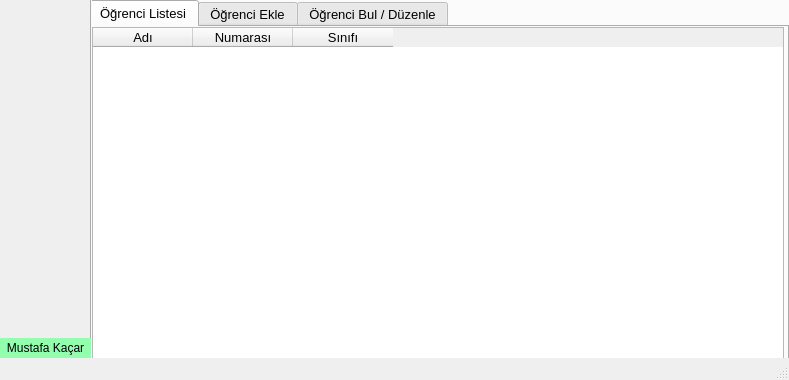
<?xml version="1.0" encoding="UTF-8"?>
<ui version="4.0">
 <class>MainWindow</class>
 <widget class="QMainWindow" name="MainWindow">
  <property name="geometry">
   <rect>
    <x>0</x>
    <y>0</y>
    <width>789</width>
    <height>380</height>
   </rect>
  </property>
  <property name="windowTitle">
   <string>Library-Soft V2</string>
  </property>
  <widget class="QWidget" name="centralwidget">
   <widget class="QPushButton" name="pushButton_2">
    <property name="geometry">
     <rect>
      <x>0</x>
      <y>170</y>
      <width>91</width>
      <height>51</height>
     </rect>
    </property>
    <property name="text">
     <string/>
    </property>
    <property name="icon">
     <iconset resource="icons.qrc">
      <normaloff>:/icons/student.png</normaloff>:/icons/student.png</iconset>
    </property>
    <property name="iconSize">
     <size>
      <width>60</width>
      <height>50</height>
     </size>
    </property>
    <property name="flat">
     <bool>true</bool>
    </property>
   </widget>
   <widget class="QPushButton" name="pushButton_3">
    <property name="geometry">
     <rect>
      <x>0</x>
      <y>100</y>
      <width>91</width>
      <height>51</height>
     </rect>
    </property>
    <property name="text">
     <string/>
    </property>
    <property name="icon">
     <iconset resource="icons.qrc">
      <normaloff>:/icons/books.png</normaloff>:/icons/books.png</iconset>
    </property>
    <property name="iconSize">
     <size>
      <width>65</width>
      <height>65</height>
     </size>
    </property>
    <property name="flat">
     <bool>true</bool>
    </property>
   </widget>
   <widget class="QPushButton" name="pushButton_4">
    <property name="geometry">
     <rect>
      <x>0</x>
      <y>30</y>
      <width>91</width>
      <height>51</height>
     </rect>
    </property>
    <property name="autoFillBackground">
     <bool>false</bool>
    </property>
    <property name="text">
     <string/>
    </property>
    <property name="icon">
     <iconset resource="icons.qrc">
      <normaloff>:/icons/operations.png</normaloff>:/icons/operations.png</iconset>
    </property>
    <property name="iconSize">
     <size>
      <width>60</width>
      <height>55</height>
     </size>
    </property>
    <property name="flat">
     <bool>true</bool>
    </property>
   </widget>
   <widget class="QPushButton" name="pushButton_5">
    <property name="geometry">
     <rect>
      <x>0</x>
      <y>250</y>
      <width>91</width>
      <height>51</height>
     </rect>
    </property>
    <property name="styleSheet">
     <string notr="true"/>
    </property>
    <property name="text">
     <string/>
    </property>
    <property name="icon">
     <iconset resource="icons.qrc">
      <normaloff>:/icons/detail.png</normaloff>:/icons/detail.png</iconset>
    </property>
    <property name="iconSize">
     <size>
      <width>60</width>
      <height>60</height>
     </size>
    </property>
    <property name="shortcut">
     <string/>
    </property>
    <property name="flat">
     <bool>true</bool>
    </property>
   </widget>
   <widget class="QTabWidget" name="tabWidget">
    <property name="geometry">
     <rect>
      <x>90</x>
      <y>-30</y>
      <width>701</width>
      <height>391</height>
     </rect>
    </property>
    <property name="styleSheet">
     <string notr="true">font-family:helvetica;
font-size:13px</string>
    </property>
    <property name="currentIndex">
     <number>2</number>
    </property>
    <widget class="QWidget" name="tab">
     <attribute name="title">
      <string>Actions</string>
     </attribute>
     <widget class="QTabWidget" name="tabWidget_2">
      <property name="geometry">
       <rect>
        <x>0</x>
        <y>3</y>
        <width>711</width>
        <height>371</height>
       </rect>
      </property>
      <property name="currentIndex">
       <number>0</number>
      </property>
      <widget class="QWidget" name="tab_6">
       <attribute name="title">
        <string>Zimmet Listesi</string>
       </attribute>
       <widget class="QTableWidget" name="tableWidget">
        <property name="geometry">
         <rect>
          <x>0</x>
          <y>0</y>
          <width>691</width>
          <height>341</height>
         </rect>
        </property>
        <column>
         <property name="text">
          <string>Öğrenci Adı</string>
         </property>
        </column>
        <column>
         <property name="text">
          <string>Kitap Adı</string>
         </property>
        </column>
        <column>
         <property name="text">
          <string>Zimmet Tarihi</string>
         </property>
        </column>
        <column>
         <property name="text">
          <string>Teslim Tarihi</string>
         </property>
        </column>
       </widget>
      </widget>
      <widget class="QWidget" name="tab_7">
       <attribute name="title">
        <string>Kitap Zimmetle</string>
       </attribute>
       <widget class="QLineEdit" name="lineEdit">
        <property name="geometry">
         <rect>
          <x>310</x>
          <y>60</y>
          <width>151</width>
          <height>20</height>
         </rect>
        </property>
       </widget>
       <widget class="QLabel" name="label">
        <property name="geometry">
         <rect>
          <x>160</x>
          <y>60</y>
          <width>121</width>
          <height>16</height>
         </rect>
        </property>
        <property name="styleSheet">
         <string notr="true">font-size:14px;</string>
        </property>
        <property name="text">
         <string>Öğrenci Numarası</string>
        </property>
       </widget>
       <widget class="QLabel" name="label_2">
        <property name="geometry">
         <rect>
          <x>160</x>
          <y>110</y>
          <width>91</width>
          <height>16</height>
         </rect>
        </property>
        <property name="styleSheet">
         <string notr="true">font-size:14px;</string>
        </property>
        <property name="text">
         <string>Kitap Barkodu</string>
        </property>
       </widget>
       <widget class="QLabel" name="label_3">
        <property name="geometry">
         <rect>
          <x>160</x>
          <y>170</y>
          <width>91</width>
          <height>16</height>
         </rect>
        </property>
        <property name="styleSheet">
         <string notr="true">font-size:14px;</string>
        </property>
        <property name="text">
         <string>Süre (Gün)</string>
        </property>
       </widget>
       <widget class="QComboBox" name="comboBox">
        <property name="geometry">
         <rect>
          <x>310</x>
          <y>170</y>
          <width>151</width>
          <height>22</height>
         </rect>
        </property>
        <item>
         <property name="text">
          <string>2</string>
         </property>
        </item>
        <item>
         <property name="text">
          <string>4</string>
         </property>
        </item>
        <item>
         <property name="text">
          <string>6</string>
         </property>
        </item>
        <item>
         <property name="text">
          <string>8</string>
         </property>
        </item>
        <item>
         <property name="text">
          <string>10</string>
         </property>
        </item>
        <item>
         <property name="text">
          <string>12</string>
         </property>
        </item>
        <item>
         <property name="text">
          <string>15</string>
         </property>
        </item>
       </widget>
       <widget class="QPushButton" name="pushButton_6">
        <property name="geometry">
         <rect>
          <x>240</x>
          <y>250</y>
          <width>181</width>
          <height>31</height>
         </rect>
        </property>
        <property name="text">
         <string>Zimmetle</string>
        </property>
       </widget>
       <widget class="QLineEdit" name="lineEdit_17">
        <property name="geometry">
         <rect>
          <x>310</x>
          <y>110</y>
          <width>151</width>
          <height>20</height>
         </rect>
        </property>
       </widget>
      </widget>
     </widget>
    </widget>
    <widget class="QWidget" name="tab_2">
     <attribute name="title">
      <string>Books</string>
     </attribute>
     <widget class="QTabWidget" name="tabWidget_3">
      <property name="geometry">
       <rect>
        <x>0</x>
        <y>3</y>
        <width>701</width>
        <height>371</height>
       </rect>
      </property>
      <property name="currentIndex">
       <number>0</number>
      </property>
      <widget class="QWidget" name="tab_8">
       <attribute name="title">
        <string>Kitap Listesi</string>
       </attribute>
       <widget class="QTableWidget" name="tableWidget_6">
        <property name="geometry">
         <rect>
          <x>0</x>
          <y>0</y>
          <width>692</width>
          <height>341</height>
         </rect>
        </property>
        <column>
         <property name="text">
          <string>Kitap Adı</string>
         </property>
        </column>
        <column>
         <property name="text">
          <string>Barkod</string>
         </property>
        </column>
        <column>
         <property name="text">
          <string>Yayıncı</string>
         </property>
        </column>
        <column>
         <property name="text">
          <string>Yazar</string>
         </property>
        </column>
        <column>
         <property name="text">
          <string>Kategori</string>
         </property>
        </column>
        <column>
         <property name="text">
          <string>Durum</string>
         </property>
        </column>
       </widget>
      </widget>
      <widget class="QWidget" name="tab_9">
       <attribute name="title">
        <string>Kitap Ekle</string>
       </attribute>
       <widget class="QLineEdit" name="lineEdit_14">
        <property name="geometry">
         <rect>
          <x>360</x>
          <y>80</y>
          <width>161</width>
          <height>20</height>
         </rect>
        </property>
       </widget>
       <widget class="QPushButton" name="pushButton_18">
        <property name="geometry">
         <rect>
          <x>270</x>
          <y>260</y>
          <width>111</width>
          <height>31</height>
         </rect>
        </property>
        <property name="text">
         <string>Kaydet</string>
        </property>
       </widget>
       <widget class="QLabel" name="label_20">
        <property name="geometry">
         <rect>
          <x>170</x>
          <y>40</y>
          <width>161</width>
          <height>20</height>
         </rect>
        </property>
        <property name="styleSheet">
         <string notr="true">font-size:14px;</string>
        </property>
        <property name="text">
         <string>Kitap Adı</string>
        </property>
       </widget>
       <widget class="QLabel" name="label_21">
        <property name="geometry">
         <rect>
          <x>170</x>
          <y>120</y>
          <width>161</width>
          <height>20</height>
         </rect>
        </property>
        <property name="styleSheet">
         <string notr="true">font-size:14px;</string>
        </property>
        <property name="text">
         <string>Yazar</string>
        </property>
       </widget>
       <widget class="QLabel" name="label_22">
        <property name="geometry">
         <rect>
          <x>170</x>
          <y>80</y>
          <width>161</width>
          <height>20</height>
         </rect>
        </property>
        <property name="styleSheet">
         <string notr="true">font-size:14px;</string>
        </property>
        <property name="text">
         <string>Kitap Barkodu</string>
        </property>
       </widget>
       <widget class="QLineEdit" name="lineEdit_19">
        <property name="geometry">
         <rect>
          <x>360</x>
          <y>40</y>
          <width>161</width>
          <height>20</height>
         </rect>
        </property>
       </widget>
       <widget class="QLabel" name="label_23">
        <property name="geometry">
         <rect>
          <x>170</x>
          <y>160</y>
          <width>161</width>
          <height>20</height>
         </rect>
        </property>
        <property name="styleSheet">
         <string notr="true">font-size:14px;</string>
        </property>
        <property name="text">
         <string>Yayıncı</string>
        </property>
       </widget>
       <widget class="QComboBox" name="comboBox_5">
        <property name="geometry">
         <rect>
          <x>360</x>
          <y>200</y>
          <width>161</width>
          <height>22</height>
         </rect>
        </property>
       </widget>
       <widget class="QLabel" name="label_25">
        <property name="geometry">
         <rect>
          <x>170</x>
          <y>200</y>
          <width>161</width>
          <height>20</height>
         </rect>
        </property>
        <property name="styleSheet">
         <string notr="true">font-size:14px;</string>
        </property>
        <property name="text">
         <string>Kategori</string>
        </property>
       </widget>
       <widget class="QComboBox" name="comboBox_6">
        <property name="geometry">
         <rect>
          <x>360</x>
          <y>120</y>
          <width>161</width>
          <height>22</height>
         </rect>
        </property>
       </widget>
       <widget class="QComboBox" name="comboBox_7">
        <property name="geometry">
         <rect>
          <x>360</x>
          <y>160</y>
          <width>161</width>
          <height>22</height>
         </rect>
        </property>
       </widget>
      </widget>
      <widget class="QWidget" name="tab_10">
       <attribute name="title">
        <string>Kitap Bul / Düzenle</string>
       </attribute>
       <widget class="QLabel" name="label_18">
        <property name="geometry">
         <rect>
          <x>80</x>
          <y>30</y>
          <width>151</width>
          <height>20</height>
         </rect>
        </property>
        <property name="styleSheet">
         <string notr="true">font-size:14px;</string>
        </property>
        <property name="text">
         <string>Kitap Adı veya Barkodu</string>
        </property>
       </widget>
       <widget class="QLineEdit" name="lineEdit_13">
        <property name="geometry">
         <rect>
          <x>260</x>
          <y>30</y>
          <width>161</width>
          <height>20</height>
         </rect>
        </property>
       </widget>
       <widget class="QPushButton" name="pushButton_17">
        <property name="geometry">
         <rect>
          <x>490</x>
          <y>30</y>
          <width>91</width>
          <height>23</height>
         </rect>
        </property>
        <property name="text">
         <string>Kitap Bul</string>
        </property>
       </widget>
       <widget class="QGroupBox" name="groupBox_2">
        <property name="enabled">
         <bool>false</bool>
        </property>
        <property name="geometry">
         <rect>
          <x>0</x>
          <y>70</y>
          <width>691</width>
          <height>301</height>
         </rect>
        </property>
        <property name="title">
         <string>Kitap Detaylarını Düzenle</string>
        </property>
        <widget class="QPushButton" name="pushButton_15">
         <property name="geometry">
          <rect>
           <x>60</x>
           <y>230</y>
           <width>91</width>
           <height>23</height>
          </rect>
         </property>
         <property name="text">
          <string>Kaydet</string>
         </property>
        </widget>
        <widget class="QPushButton" name="pushButton_16">
         <property name="geometry">
          <rect>
           <x>180</x>
           <y>230</y>
           <width>91</width>
           <height>23</height>
          </rect>
         </property>
         <property name="text">
          <string>Kitabı Sil</string>
         </property>
        </widget>
        <widget class="QLabel" name="label_15">
         <property name="geometry">
          <rect>
           <x>30</x>
           <y>130</y>
           <width>191</width>
           <height>20</height>
          </rect>
         </property>
         <property name="styleSheet">
          <string notr="true">font-size:14px;</string>
         </property>
         <property name="text">
          <string>Yayıncı</string>
         </property>
        </widget>
        <widget class="QLabel" name="label_16">
         <property name="geometry">
          <rect>
           <x>30</x>
           <y>70</y>
           <width>191</width>
           <height>20</height>
          </rect>
         </property>
         <property name="styleSheet">
          <string notr="true">font-size:14px;</string>
         </property>
         <property name="text">
          <string>Barkod</string>
         </property>
        </widget>
        <widget class="QLineEdit" name="lineEdit_16">
         <property name="geometry">
          <rect>
           <x>140</x>
           <y>70</y>
           <width>161</width>
           <height>20</height>
          </rect>
         </property>
        </widget>
        <widget class="QLabel" name="label_17">
         <property name="geometry">
          <rect>
           <x>30</x>
           <y>40</y>
           <width>191</width>
           <height>20</height>
          </rect>
         </property>
         <property name="styleSheet">
          <string notr="true">font-size:14px;</string>
         </property>
         <property name="text">
          <string>Kitap Adı</string>
         </property>
        </widget>
        <widget class="QLabel" name="label_19">
         <property name="geometry">
          <rect>
           <x>30</x>
           <y>100</y>
           <width>191</width>
           <height>20</height>
          </rect>
         </property>
         <property name="styleSheet">
          <string notr="true">font-size:14px;</string>
         </property>
         <property name="text">
          <string>Yazarı</string>
         </property>
        </widget>
        <widget class="QComboBox" name="comboBox_2">
         <property name="geometry">
          <rect>
           <x>140</x>
           <y>100</y>
           <width>161</width>
           <height>22</height>
          </rect>
         </property>
        </widget>
        <widget class="QComboBox" name="comboBox_3">
         <property name="geometry">
          <rect>
           <x>140</x>
           <y>130</y>
           <width>161</width>
           <height>22</height>
          </rect>
         </property>
        </widget>
        <widget class="QLabel" name="label_24">
         <property name="geometry">
          <rect>
           <x>30</x>
           <y>160</y>
           <width>191</width>
           <height>20</height>
          </rect>
         </property>
         <property name="styleSheet">
          <string notr="true">font-size:14px;</string>
         </property>
         <property name="text">
          <string>Kategori</string>
         </property>
        </widget>
        <widget class="QComboBox" name="comboBox_4">
         <property name="geometry">
          <rect>
           <x>140</x>
           <y>160</y>
           <width>161</width>
           <height>22</height>
          </rect>
         </property>
        </widget>
        <widget class="QLabel" name="label_27">
         <property name="enabled">
          <bool>false</bool>
         </property>
         <property name="geometry">
          <rect>
           <x>370</x>
           <y>30</y>
           <width>311</width>
           <height>20</height>
          </rect>
         </property>
         <property name="styleSheet">
          <string notr="true">color:red;</string>
         </property>
         <property name="text">
          <string>&lt;html&gt;&lt;head/&gt;&lt;body&gt;&lt;p align=&quot;center&quot;&gt;&lt;br/&gt;&lt;/p&gt;&lt;/body&gt;&lt;/html&gt;</string>
         </property>
        </widget>
        <widget class="QPushButton" name="pushButton">
         <property name="enabled">
          <bool>false</bool>
         </property>
         <property name="geometry">
          <rect>
           <x>430</x>
           <y>150</y>
           <width>161</width>
           <height>23</height>
          </rect>
         </property>
         <property name="text">
          <string>Kitabı Geri Teslim Al</string>
         </property>
        </widget>
        <widget class="QLabel" name="label_28">
         <property name="enabled">
          <bool>false</bool>
         </property>
         <property name="geometry">
          <rect>
           <x>460</x>
           <y>80</y>
           <width>91</width>
           <height>21</height>
          </rect>
         </property>
         <property name="styleSheet">
          <string notr="true">font-size:14px;</string>
         </property>
         <property name="text">
          <string>Kitap Durumu</string>
         </property>
        </widget>
        <widget class="QLineEdit" name="lineEdit_4">
         <property name="enabled">
          <bool>false</bool>
         </property>
         <property name="geometry">
          <rect>
           <x>430</x>
           <y>110</y>
           <width>161</width>
           <height>20</height>
          </rect>
         </property>
        </widget>
        <widget class="Line" name="line_3">
         <property name="geometry">
          <rect>
           <x>340</x>
           <y>10</y>
           <width>16</width>
           <height>261</height>
          </rect>
         </property>
         <property name="orientation">
          <enum>Qt::Vertical</enum>
         </property>
        </widget>
        <widget class="QLineEdit" name="lineEdit_15">
         <property name="geometry">
          <rect>
           <x>140</x>
           <y>40</y>
           <width>161</width>
           <height>20</height>
          </rect>
         </property>
        </widget>
       </widget>
      </widget>
     </widget>
    </widget>
    <widget class="QWidget" name="tab_3">
     <attribute name="title">
      <string>Students</string>
     </attribute>
     <widget class="QTabWidget" name="tabWidget_4">
      <property name="geometry">
       <rect>
        <x>-4</x>
        <y>3</y>
        <width>701</width>
        <height>371</height>
       </rect>
      </property>
      <property name="currentIndex">
       <number>0</number>
      </property>
      <widget class="QWidget" name="tab_11">
       <attribute name="title">
        <string>Öğrenci Listesi</string>
       </attribute>
       <widget class="QTableWidget" name="tableWidget_5">
        <property name="geometry">
         <rect>
          <x>2</x>
          <y>0</y>
          <width>692</width>
          <height>341</height>
         </rect>
        </property>
        <column>
         <property name="text">
          <string>Adı</string>
         </property>
        </column>
        <column>
         <property name="text">
          <string>Numarası</string>
         </property>
        </column>
        <column>
         <property name="text">
          <string>Sınıfı</string>
         </property>
        </column>
       </widget>
      </widget>
      <widget class="QWidget" name="tab_12">
       <attribute name="title">
        <string>Öğrenci Ekle</string>
       </attribute>
       <widget class="QLabel" name="label_12">
        <property name="geometry">
         <rect>
          <x>160</x>
          <y>190</y>
          <width>191</width>
          <height>20</height>
         </rect>
        </property>
        <property name="styleSheet">
         <string notr="true">font-size:14px;</string>
        </property>
        <property name="text">
         <string>Öğrencinin Sınıfı</string>
        </property>
       </widget>
       <widget class="QLineEdit" name="lineEdit_10">
        <property name="geometry">
         <rect>
          <x>380</x>
          <y>140</y>
          <width>161</width>
          <height>20</height>
         </rect>
        </property>
       </widget>
       <widget class="QPushButton" name="pushButton_14">
        <property name="geometry">
         <rect>
          <x>290</x>
          <y>260</y>
          <width>101</width>
          <height>31</height>
         </rect>
        </property>
        <property name="text">
         <string>Kaydet</string>
        </property>
       </widget>
       <widget class="QLabel" name="label_13">
        <property name="geometry">
         <rect>
          <x>160</x>
          <y>140</y>
          <width>191</width>
          <height>20</height>
         </rect>
        </property>
        <property name="styleSheet">
         <string notr="true">font-size:14px;</string>
        </property>
        <property name="text">
         <string>Öğrenci Numarası</string>
        </property>
       </widget>
       <widget class="QLineEdit" name="lineEdit_11">
        <property name="geometry">
         <rect>
          <x>380</x>
          <y>90</y>
          <width>161</width>
          <height>20</height>
         </rect>
        </property>
       </widget>
       <widget class="QLabel" name="label_14">
        <property name="geometry">
         <rect>
          <x>160</x>
          <y>90</y>
          <width>191</width>
          <height>20</height>
         </rect>
        </property>
        <property name="styleSheet">
         <string notr="true">font-size:14px;</string>
        </property>
        <property name="text">
         <string>Öğrenci Adı</string>
        </property>
       </widget>
       <widget class="QLineEdit" name="lineEdit_12">
        <property name="geometry">
         <rect>
          <x>380</x>
          <y>190</y>
          <width>161</width>
          <height>20</height>
         </rect>
        </property>
       </widget>
      </widget>
      <widget class="QWidget" name="tab_13">
       <attribute name="title">
        <string>Öğrenci Bul / Düzenle</string>
       </attribute>
       <widget class="QPushButton" name="pushButton_11">
        <property name="geometry">
         <rect>
          <x>500</x>
          <y>50</y>
          <width>91</width>
          <height>25</height>
         </rect>
        </property>
        <property name="text">
         <string>Öğrenci Bul</string>
        </property>
       </widget>
       <widget class="QLineEdit" name="lineEdit_6">
        <property name="geometry">
         <rect>
          <x>260</x>
          <y>52</y>
          <width>161</width>
          <height>20</height>
         </rect>
        </property>
       </widget>
       <widget class="QLabel" name="label_8">
        <property name="geometry">
         <rect>
          <x>70</x>
          <y>50</y>
          <width>191</width>
          <height>20</height>
         </rect>
        </property>
        <property name="styleSheet">
         <string notr="true">font-size:14px;</string>
        </property>
        <property name="text">
         <string>Öğrenci Adı veya Numarası</string>
        </property>
       </widget>
       <widget class="QGroupBox" name="groupBox">
        <property name="enabled">
         <bool>false</bool>
        </property>
        <property name="geometry">
         <rect>
          <x>0</x>
          <y>110</y>
          <width>701</width>
          <height>231</height>
         </rect>
        </property>
        <property name="title">
         <string>Öğrenci Bilgilerini Düzenle</string>
        </property>
        <widget class="QPushButton" name="pushButton_12">
         <property name="geometry">
          <rect>
           <x>230</x>
           <y>192</y>
           <width>91</width>
           <height>26</height>
          </rect>
         </property>
         <property name="text">
          <string>Kaydet</string>
         </property>
        </widget>
        <widget class="QPushButton" name="pushButton_13">
         <property name="geometry">
          <rect>
           <x>350</x>
           <y>192</y>
           <width>91</width>
           <height>26</height>
          </rect>
         </property>
         <property name="text">
          <string>Öğrenciyi Sil</string>
         </property>
        </widget>
        <widget class="QLineEdit" name="lineEdit_8">
         <property name="geometry">
          <rect>
           <x>360</x>
           <y>130</y>
           <width>161</width>
           <height>20</height>
          </rect>
         </property>
        </widget>
        <widget class="QLabel" name="label_10">
         <property name="geometry">
          <rect>
           <x>150</x>
           <y>130</y>
           <width>191</width>
           <height>20</height>
          </rect>
         </property>
         <property name="styleSheet">
          <string notr="true">font-size:14px;</string>
         </property>
         <property name="text">
          <string>Öğrencinin Sınıfı</string>
         </property>
        </widget>
        <widget class="QLabel" name="label_11">
         <property name="geometry">
          <rect>
           <x>150</x>
           <y>90</y>
           <width>191</width>
           <height>20</height>
          </rect>
         </property>
         <property name="styleSheet">
          <string notr="true">font-size:14px;</string>
         </property>
         <property name="text">
          <string>Öğrenci Numarası</string>
         </property>
        </widget>
        <widget class="QLineEdit" name="lineEdit_7">
         <property name="geometry">
          <rect>
           <x>360</x>
           <y>50</y>
           <width>161</width>
           <height>20</height>
          </rect>
         </property>
        </widget>
        <widget class="QLineEdit" name="lineEdit_9">
         <property name="geometry">
          <rect>
           <x>360</x>
           <y>90</y>
           <width>161</width>
           <height>20</height>
          </rect>
         </property>
        </widget>
        <widget class="QLabel" name="label_9">
         <property name="geometry">
          <rect>
           <x>150</x>
           <y>50</y>
           <width>191</width>
           <height>20</height>
          </rect>
         </property>
         <property name="styleSheet">
          <string notr="true">font-size:14px;</string>
         </property>
         <property name="text">
          <string>Öğrenci Adı</string>
         </property>
        </widget>
       </widget>
      </widget>
     </widget>
    </widget>
    <widget class="QWidget" name="tab_4">
     <attribute name="title">
      <string>Details</string>
     </attribute>
     <widget class="QTabWidget" name="tabWidget_5">
      <property name="geometry">
       <rect>
        <x>0</x>
        <y>3</y>
        <width>711</width>
        <height>371</height>
       </rect>
      </property>
      <property name="currentIndex">
       <number>0</number>
      </property>
      <widget class="QWidget" name="tab_14">
       <attribute name="title">
        <string>Yayıncı</string>
       </attribute>
       <widget class="QTableWidget" name="tableWidget_2">
        <property name="geometry">
         <rect>
          <x>0</x>
          <y>60</y>
          <width>691</width>
          <height>281</height>
         </rect>
        </property>
        <attribute name="horizontalHeaderDefaultSectionSize">
         <number>150</number>
        </attribute>
        <column>
         <property name="text">
          <string>Yayıncı Adı</string>
         </property>
        </column>
       </widget>
       <widget class="QLabel" name="label_5">
        <property name="geometry">
         <rect>
          <x>60</x>
          <y>20</y>
          <width>111</width>
          <height>16</height>
         </rect>
        </property>
        <property name="styleSheet">
         <string notr="true">font-size:14px;</string>
        </property>
        <property name="text">
         <string>Yayıncı Adı</string>
        </property>
       </widget>
       <widget class="QLineEdit" name="lineEdit_2">
        <property name="geometry">
         <rect>
          <x>160</x>
          <y>20</y>
          <width>161</width>
          <height>20</height>
         </rect>
        </property>
       </widget>
       <widget class="QPushButton" name="pushButton_8">
        <property name="geometry">
         <rect>
          <x>410</x>
          <y>20</y>
          <width>161</width>
          <height>23</height>
         </rect>
        </property>
        <property name="styleSheet">
         <string notr="true">font-size:14px;</string>
        </property>
        <property name="text">
         <string>Ekle</string>
        </property>
       </widget>
      </widget>
      <widget class="QWidget" name="tab_16">
       <attribute name="title">
        <string>Yazar</string>
       </attribute>
       <widget class="QPushButton" name="pushButton_9">
        <property name="geometry">
         <rect>
          <x>410</x>
          <y>20</y>
          <width>161</width>
          <height>23</height>
         </rect>
        </property>
        <property name="styleSheet">
         <string notr="true">font-size:14px;</string>
        </property>
        <property name="text">
         <string>Ekle</string>
        </property>
       </widget>
       <widget class="QTableWidget" name="tableWidget_3">
        <property name="geometry">
         <rect>
          <x>0</x>
          <y>60</y>
          <width>691</width>
          <height>281</height>
         </rect>
        </property>
        <attribute name="horizontalHeaderDefaultSectionSize">
         <number>150</number>
        </attribute>
        <column>
         <property name="text">
          <string>Yazar Adı</string>
         </property>
        </column>
       </widget>
       <widget class="QLabel" name="label_6">
        <property name="geometry">
         <rect>
          <x>60</x>
          <y>20</y>
          <width>111</width>
          <height>16</height>
         </rect>
        </property>
        <property name="styleSheet">
         <string notr="true">font-size:14px;</string>
        </property>
        <property name="text">
         <string>Yazar Adı</string>
        </property>
       </widget>
       <widget class="QLineEdit" name="lineEdit_3">
        <property name="geometry">
         <rect>
          <x>150</x>
          <y>20</y>
          <width>161</width>
          <height>20</height>
         </rect>
        </property>
       </widget>
      </widget>
      <widget class="QWidget" name="tab_15">
       <attribute name="title">
        <string>Kategori</string>
       </attribute>
       <widget class="QPushButton" name="pushButton_10">
        <property name="geometry">
         <rect>
          <x>420</x>
          <y>20</y>
          <width>161</width>
          <height>23</height>
         </rect>
        </property>
        <property name="styleSheet">
         <string notr="true">font-size:14px;</string>
        </property>
        <property name="text">
         <string>Ekle</string>
        </property>
       </widget>
       <widget class="QTableWidget" name="tableWidget_4">
        <property name="geometry">
         <rect>
          <x>0</x>
          <y>60</y>
          <width>691</width>
          <height>281</height>
         </rect>
        </property>
        <attribute name="horizontalHeaderDefaultSectionSize">
         <number>150</number>
        </attribute>
        <column>
         <property name="text">
          <string>Kategori Adı</string>
         </property>
        </column>
       </widget>
       <widget class="QLabel" name="label_7">
        <property name="geometry">
         <rect>
          <x>60</x>
          <y>20</y>
          <width>111</width>
          <height>20</height>
         </rect>
        </property>
        <property name="styleSheet">
         <string notr="true">font-size:14px;</string>
        </property>
        <property name="text">
         <string>Kategori Adı</string>
        </property>
       </widget>
       <widget class="QLineEdit" name="lineEdit_5">
        <property name="geometry">
         <rect>
          <x>160</x>
          <y>20</y>
          <width>161</width>
          <height>20</height>
         </rect>
        </property>
       </widget>
      </widget>
     </widget>
    </widget>
   </widget>
   <widget class="QLabel" name="label_41">
    <property name="geometry">
     <rect>
      <x>0</x>
      <y>338</y>
      <width>91</width>
      <height>21</height>
     </rect>
    </property>
    <property name="styleSheet">
     <string notr="true">background-color: rgb(147, 255, 174);
width:60px;
height:50px;
</string>
    </property>
    <property name="text">
     <string>&lt;html&gt;&lt;head/&gt;&lt;body&gt;&lt;p align=&quot;center&quot;&gt;&lt;a href=&quot;http://www.mustafakacar.com.tr&quot;&gt;&lt;span style=&quot; text-decoration: none; color:black; font-family:helvetica; font-size:12px;&quot;&gt;Mustafa Kaçar&lt;/span&gt;&lt;/a&gt;&lt;/p&gt;&lt;/body&gt;&lt;/html&gt;</string>
    </property>
   </widget>
  </widget>
  <widget class="QStatusBar" name="statusbar"/>
 </widget>
 <resources>
  <include location="icons.qrc"/>
 </resources>
 <connections/>
</ui>
